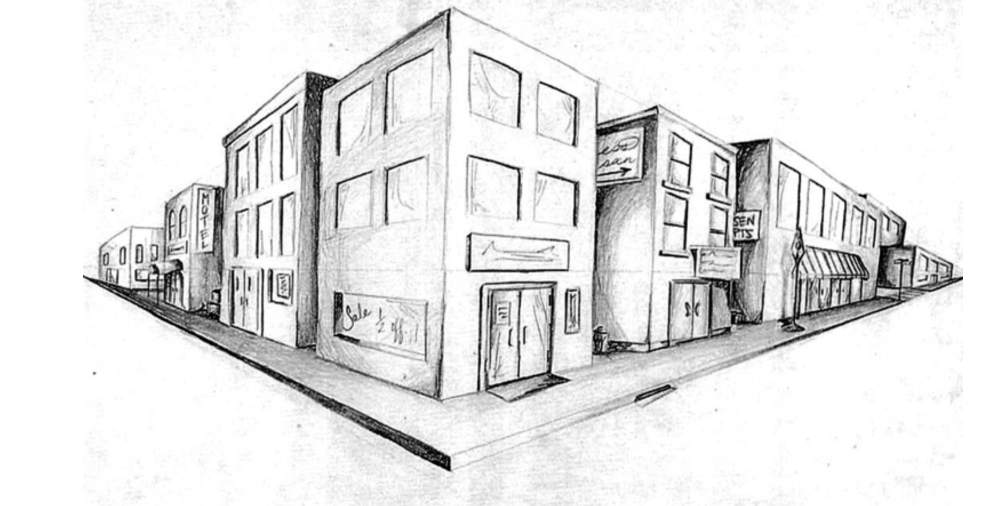
#> input picture A2/CSC420-A2/building.jpg, 1996 x 1012 px (shown at 1/2 size); its folder holds 5 pictures in this run
$ python helper.py   (Python 2 division)
#> lines starting #> are read from the running program, lines starting #| are printed output that depends on the picture
from matplotlib import pyplot as plt
from scipy import ndimage,misc
from skimage import feature
import numpy as np
import math, cv2

DATA_PATH = "./CSC420-A2/"
OUTPUT_PATH = "./Output/1/"

def load_color_image(filename):
    image = cv2.imread(DATA_PATH + filename)
    return image

def load_grey_scale_image(filename):
#> called with filename = 'building.jpg'
    image = cv2.imread(DATA_PATH + filename, 0)
#> image is the input picture: shape (1012, 1996); min 0, max 255, mean 228.7
    return image

def save_image(filename, img, path=OUTPUT_PATH):
    cv2.imwrite(path + filename, img)
    print("Image {} saved.".format(filename))

def detect_blobs(image):
	images_sigma = []
	sigma = [1, 2.2, 3.4, 4.0, 4.6, 5.2, 5.8, 6.4, 8.5, 11, 15]
	for count in range(11):
		filtered_image = image * laplacian_of_gaussian(image, sigma[count])
		#filtered_image = filtered_image * (scale**2)
		filtered_image = filtered_image
		images_sigma.append(filtered_image)
#> this loop made 11 passes
#> pass 1, in laplacian_of_gaussian, `f_image = ndimage.filters.gaussian_laplace(image, sigma, output=None, ..`:
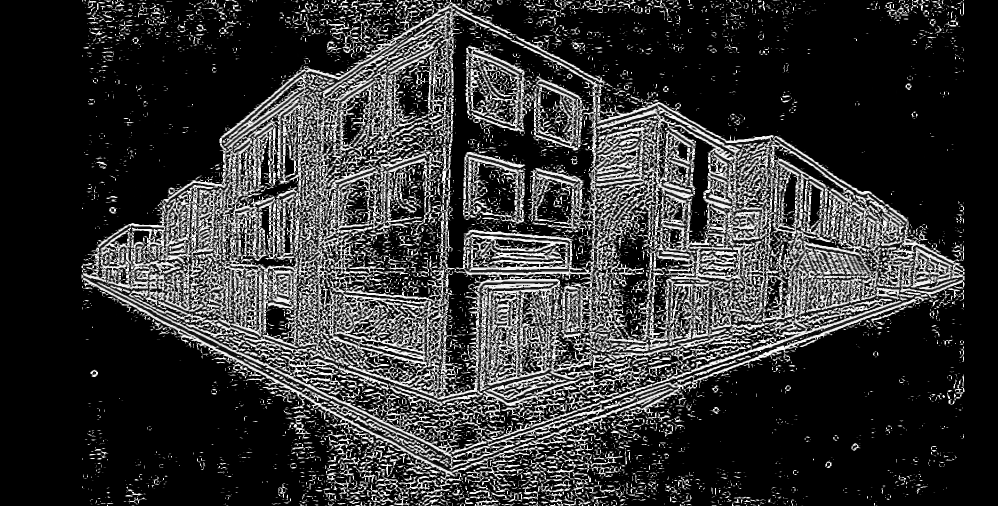
#> f_image: shape (1012, 1996) (shown at 1/2 size); min 0, max 255, mean 52.2
#> pass 1, in detect_blobs, `filtered_image = image * laplacian_of_gaussian(image, sigma[count])`:
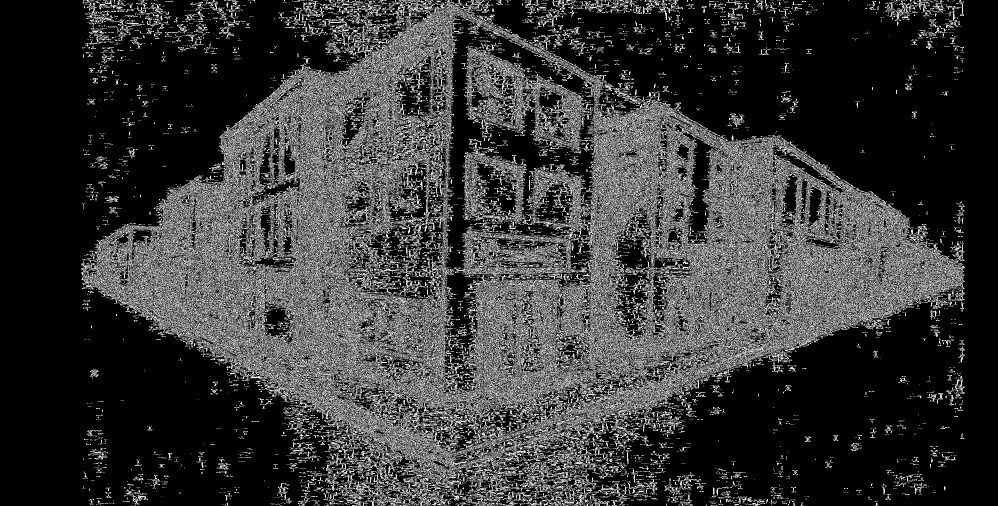
#> filtered_image: shape (1012, 1996) (shown at 1/2 size); min 0, max 255, mean 54.9
#> pass 2, in laplacian_of_gaussian (call 2), `f_image = ndimage.filters.gaussian_laplace(image, sigma, output=None, ..`:
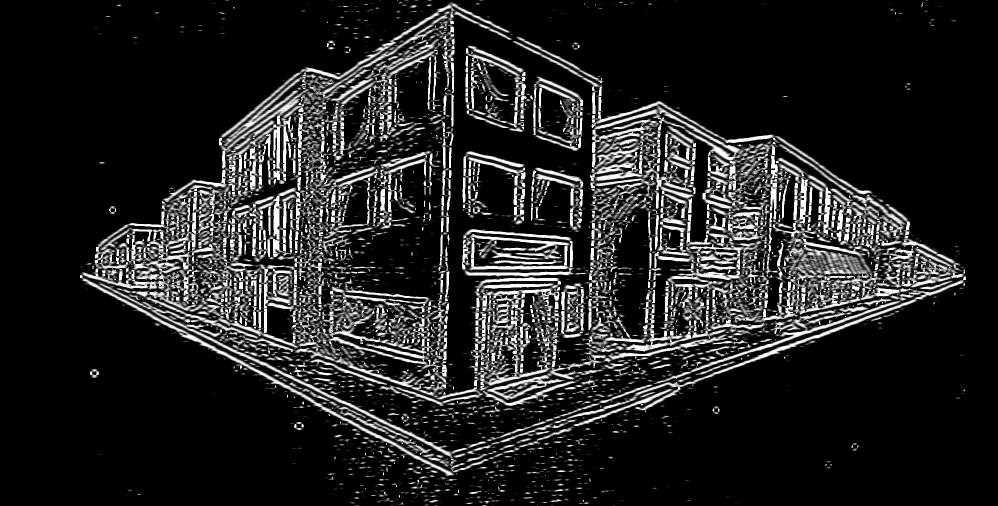
#> f_image: shape (1012, 1996) (shown at 1/2 size); min 0, max 255, mean 35.2
#> pass 2, in detect_blobs, `filtered_image = image * laplacian_of_gaussian(image, sigma[count])`:
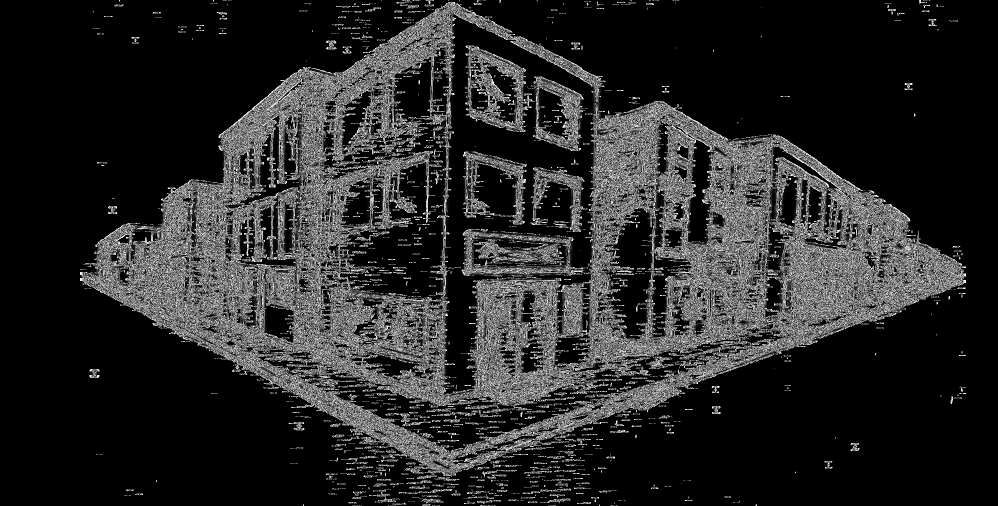
#> filtered_image: shape (1012, 1996) (shown at 1/2 size); min 0, max 255, mean 39.1
#> after the loop, images_sigma = 11 items
		#print "count"
	stacked_images = np.dstack(images_sigma)
	print stacked_images.shape
#| (1012, 1996, 11)
	# print stacked_images
	# print sigma
	lm = feature.peak_local_max(stacked_images, threshold_abs=0, footprint=np.ones((3, 3, 3)), threshold_rel=10, exclude_border=True)
#> lm = empty array
	lm = lm.astype(np.float64)
	lm = np.array(lm)
	lm[:, 2] = (lm[:, 2]).astype(int)
	count = 0
	for x in lm[:,2]:
		lm[count][2] = sigma[int(x)%11]*math.sqrt(2)
		count+=1
#> this loop made 0 passes
#> after the loop, count = 0
	#print lm
	for points in lm:
		cv2.circle(image,(int(points[1]),int(points[0])), int(points[2]), (255,255,255), 1)
	return image

def laplacian_of_gaussian(image,sigma):
    f_image = ndimage.filters.gaussian_laplace(image, sigma, output=None, mode='reflect')
    return f_image

def read_image(image_path):
    image = cv2.imread(image_path)
    return image

def display_image(image, title):
    cv2.imshow(title, image)
    cv2.waitKey(0)
    cv2.destroyAllWindows()

if __name__ == "__main__":
    # Read Image
    image = load_grey_scale_image('building.jpg')
    # display_image(image, "Blob")
    r = detect_blobs(image)
    save_image("log.jpg", r)
